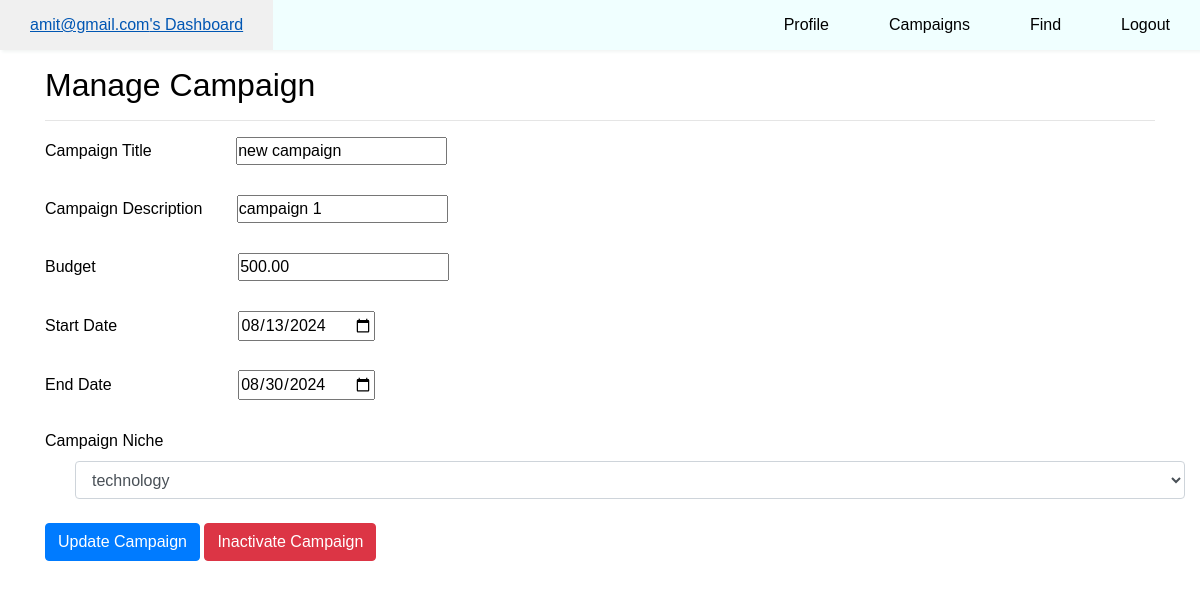
The app's page /campaignManagment/1 (signed in) with its own data.
### model.py (models this page shows)
class User(db.Model):
    id = db.Column(db.Integer, primary_key = True)
    name = db.Column(db.String, unique = False, nullable = True, default=lambda: '')
    email = db.Column(db.String, unique = True, nullable = False)
    password = db.Column(db.String, nullable = False)
    isAdmin = db.Column(db.Boolean, default = False)
    isInfluencer = db.Column(db.Boolean, default = False)
    isSponsor = db.Column(db.Boolean, default = False)
    isBlacklist = db.Column(db.Boolean, default = False)
    influencer = db.relationship('Influencer', back_populates='user', cascade="all, delete-orphan", uselist=False)
    sponsor = db.relationship('Sponsor', back_populates='user', cascade="all, delete-orphan", uselist=False)

class Campaign(db.Model):
    campaign_id = db.Column(db.Integer, primary_key=True)
    sponsor_id = db.Column(db.Integer, db.ForeignKey('sponsor.sponsor_id'), nullable=False)
    title = db.Column(db.String, nullable=False)
    description = db.Column(db.Text, nullable=False)
    budget = db.Column(db.Numeric(10, 2), nullable=False)
    start_date = db.Column(db.Date, nullable=False)
    end_date = db.Column(db.Date, nullable=False)
    status = db.Column(db.String, nullable=False)
    niche = db.Column(db.String, nullable=False)
    isBlacklist = db.Column(db.Boolean, default=False)
    sponsor = db.relationship('Sponsor', back_populates='campaigns')
    requests = db.relationship('Request', back_populates='campaign', cascade="all, delete-orphan")

### app.py (the view, shortened to what this page needs)
@app.route('/campaignManagment/<int:campaign_id>', methods = ['GET', 'POST'])
def campaignManagement(campaign_id):
    user = getUserInfo()
    if 'id' not in session:
        return redirect(url_for('login'))
    id = session['id']
    user = User.query.filter_by(id=id).first()
    if user is None or not user.isSponsor:
        return redirect(url_for('login'))
    campaign = Campaign.query.filter_by(campaign_id=campaign_id, sponsor_id=user.id).first()
    if not campaign:
        flash("Campaign not found", "danger")
        return redirect(url_for('campaigns'))
    return render_template('campaignManagement.html', campaign=campaign, nav_type = user)

### helper.py (called while the page is built)
def getUserInfo():
    if 'id' in session:
        current_user = User.query.filter_by(id = session['id']).first()
        if current_user:
            usr_id = current_user.id
            email = current_user.email
            isAdmin = current_user.isAdmin
            isInfluencer = current_user.isInfluencer
            isSponsor = current_user.isSponsor
            isBlacklist = current_user.isBlacklist
            return {'usr_id':usr_id, 'email':email, 'isAdmin':isAdmin, 'isInfluencer':isInfluencer, 'isSponsor':isSponsor,'isBlacklist':isBlacklist}
        else:
            return None

### templates/campaignManagement.html (shortened to what this page needs)
{% extends './layouts/layout.html' %}
{% block body %}
    {% include './components/navbar.html' %}
    {% include './components/sponsor/campaignManagement.html' %}
{% endblock %}

### templates/components/navbar.html (shortened to what this page needs)
<nav>
    <ul>
        {% if nav_type.isSponsor == 1 %}
        <li><a href="{{ url_for('index') }}">{{ nav_type.email }}'s Dashboard</a></li>
        <li><a href="{{ url_for('profile') }}">Profile</a></li>
        <li><a href="{{ url_for('campaigns') }}">Campaigns</a></li>
        <li><a href="{{ url_for('findInfluencer') }}">Find</a></li>
        <li><a href="{{ url_for('logout') }}">Logout</a></li>
        {% endif %}
    </ul>
</nav>

### templates/components/sponsor/campaignManagement.html (shortened to what this page needs)
<div class="container">
    <h2>Manage Campaign</h2>
    <hr>
    <form method="POST" id="CampaignManagement">
        <div class="cmpManage">
            <label for="title" >Campaign Title</label>
            <input type="text" style="margin-left: 80px;" id="title" name="title" value="{{ campaign.title }}" required>
        </div>
        <br>
        <div class="cmpManage">
            <label for="description" >Campaign Description</label>
            <input  id="description" style="margin-left: 30px;" name="description" value="{{ campaign.description }}" rows="4" required />
        </div>
            <br>
        <div class="cmpManage">
            <label for="budget" >Budget</label>
            <input type="number" style="margin-left: 138px;" id="budget" name="budget" value="{{ campaign.budget }}" required>
        </div>
        <br>
        <div class="cmpManage">
            <label for="start_date" >Start Date</label>
            <input type="date" style="margin-left: 117px;" id="start_date" name="start_date" value="{{ campaign.start_date }}" required>
        </div>
        <br>
        <div class="cmpManage">
        <label for="end_date" >End Date</label>
            <input type="date" style="margin-left: 122px;" id="end_date" name="end_date" value="{{ campaign.end_date }}" required>
        </div>
        <br>
        <div class="cmpManage">
                <label for="niche" >Campaign Niche</label>
            <select class="form-control" id="niche" style="margin-left: 30px;" name="niche" required>
                <option value="technology" {% if campaign.niche == 'technology' %}selected{% endif %}>technology</option>
            </select>
        </div>
        <br>
        <button type="submit" class="btn btn-primary">Update Campaign</button>
        <form method="POST" action="{{ url_for('inactivateCampaign', campaign_id=campaign.campaign_id) }}" style="display: inline;">
            <button type="submit" class="btn btn-danger">Inactivate Campaign</button>
        </form>
    </form>
</div>

### static/style.css (style rules this page uses)
* { margin:0; padding:0; }
body { padding: 0; margin: 0; font-family: 'Franklin Gothic Medium', 'Arial Narrow', Arial, sans-serif; color: #000; min-height: 100vh; }
nav { background-color: azure; box-shadow: 2px 2px 3px rgb(242,245,244); }
nav ul { width: 100%; list-style: none; display: flex; justify-content: flex-end; align-items: center; }
nav li { height: 50px; }
nav a { height: 100%; padding: 0 30px; text-decoration: none; display: flex; align-items: center; color: black; }
nav li:first-child { margin-right: auto; }
form { display: flex; justify-content: center; align-items: center; min-height: 75vh; font-family: 'Franklin Gothic Medium', 'Arial Narrow', Arial, sans-serif; width: 100%; }
#CampaignManagement { display:None; display:block; }

### records on screen
User: email "amit@gmail.com"
Campaign: title "new campaign", description "campaign 1", budget "500.00", start_date "08/13/2024", end_date "08/30/2024", niche "technology"
